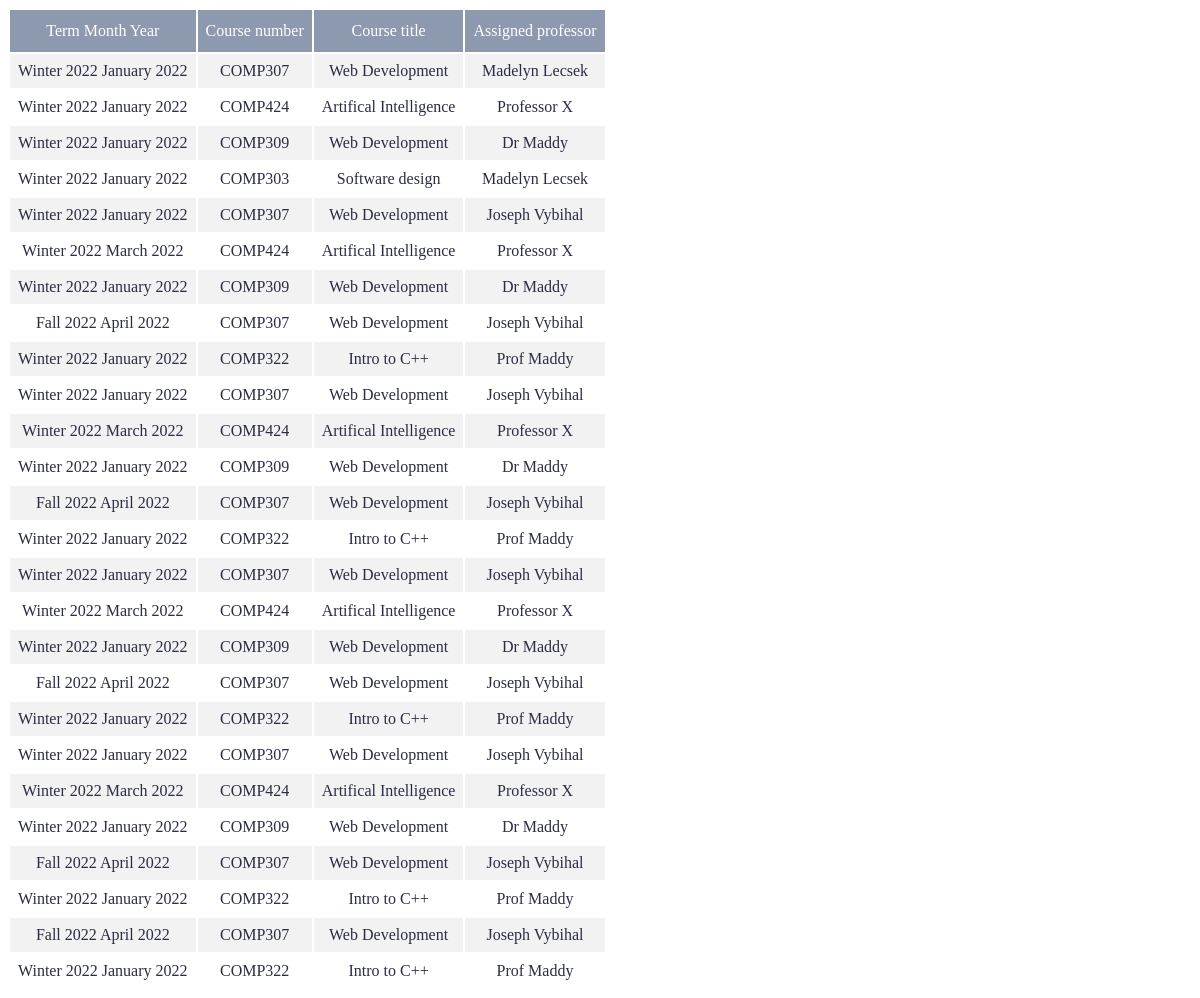
Before: /displayCoursesAndProfsTable.php with the older database file.
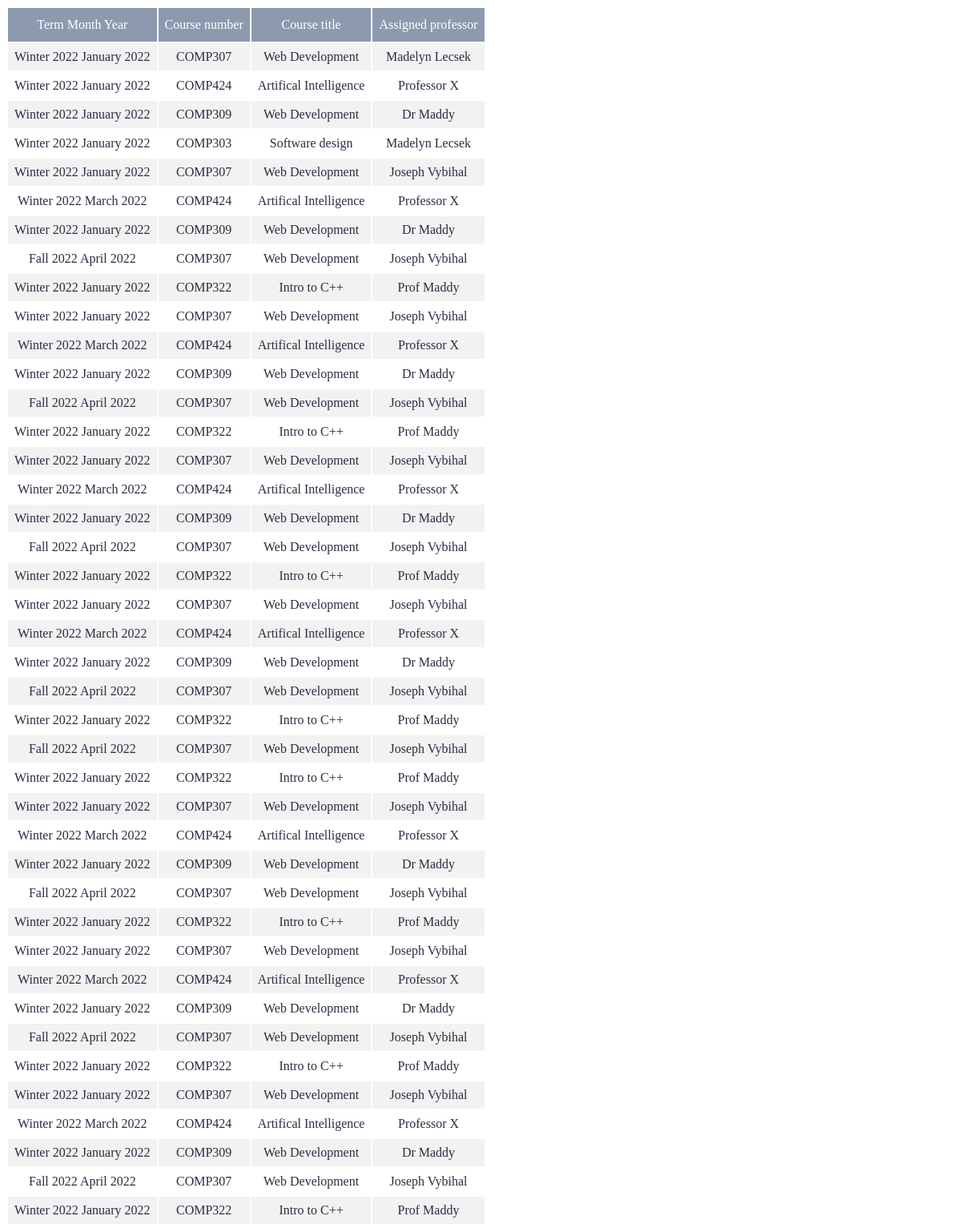
After: the same page with the newer database file.
### tables this page shows
CREATE TABLE "assignedProfs" (
	"term_month_year"	TEXT,
	"course_num"	TEXT,
	"course_name"	TEXT,
	"instructor_assigned_name"	TEXT
);

### displayCoursesAndProfsTable.php (the view, shortened to what this page needs)
<?php
    $db = new SQLite3("../STARboard.db", SQLITE3_OPEN_READWRITE);
    $query = $db->prepare('SELECT * FROM assignedProfs');
    $result = $query->execute();
    echo "<div class = 'report' >";
    echo "<table id='allTAReportTable'>";
    echo "<tr>";
    echo "<th>Term Month Year</th>";
    echo "<th>Course number</th>";
    echo "<th>Course title</th>";
    echo "<th>Assigned professor</th>";
    echo "</tr>";
    while ($row = $result->fetchArray(SQLITE3_ASSOC))
    {
        echo "<tr>";
        echo "<td>". $row['term_month_year'] . "</td>";
        echo "<td>". $row['course_num'] . "</td>";
        echo "<td>". $row['course_name'] . "</td>";
        echo "<td>". $row['instructor_assigned_name'] . "</td>";
        echo "</tr>";
    }
    echo "</table>";
    echo "</div>";
?>

### displayCoursesAndProfsTable.php (style rules this page uses)
.report { overflow-x: auto; }
#allTAReportTable td, #allTAReportTable th { padding: 8px; text-align: center; color: #2b2d42; }
#allTAReportTable tr:nth-child(even) { background-color: #f2f2f2; }
#allTAReportTable th { padding-top: 12px; padding-bottom: 12px; text-align: left; background-color: #8d99ae; color: white; text-align: center; font-weight: 400; }

Changed rows visible on the page:
added assignedprofs: term_month_year "Winter 2022 January 2022", course_num "COMP307", course_name "Web Development", instructor_assigned_name "Joseph Vybihal"
added assignedprofs: term_month_year "Winter 2022 March 2022", course_num "COMP424", course_name "Artifical Intelligence", instructor_assigned_name "Professor X"
added assignedprofs: term_month_year "Winter 2022 January 2022", course_num "COMP309", course_name "Web Development", instructor_assigned_name "Dr Maddy"
added assignedprofs: term_month_year "Fall 2022 April 2022", course_num "COMP307", course_name "Web Development", instructor_assigned_name "Joseph Vybihal"
added assignedprofs: term_month_year "Winter 2022 January 2022", course_num "COMP322", course_name "Intro to C++", instructor_assigned_name "Prof Maddy"
added assignedprofs: term_month_year "Winter 2022 January 2022", course_num "COMP307", course_name "Web Development", instructor_assigned_name "Joseph Vybihal"
added assignedprofs: term_month_year "Winter 2022 March 2022", course_num "COMP424", course_name "Artifical Intelligence", instructor_assigned_name "Professor X"
added assignedprofs: term_month_year "Winter 2022 January 2022", course_num "COMP309", course_name "Web Development", instructor_assigned_name "Dr Maddy"
added assignedprofs: term_month_year "Fall 2022 April 2022", course_num "COMP307", course_name "Web Development", instructor_assigned_name "Joseph Vybihal"
added assignedprofs: term_month_year "Winter 2022 January 2022", course_num "COMP322", course_name "Intro to C++", instructor_assigned_name "Prof Maddy"
added assignedprofs: term_month_year "Winter 2022 January 2022", course_num "COMP307", course_name "Web Development", instructor_assigned_name "Joseph Vybihal"
added assignedprofs: term_month_year "Winter 2022 March 2022", course_num "COMP424", course_name "Artifical Intelligence", instructor_assigned_name "Professor X"
added assignedprofs: term_month_year "Winter 2022 January 2022", course_num "COMP309", course_name "Web Development", instructor_assigned_name "Dr Maddy"
added assignedprofs: term_month_year "Fall 2022 April 2022", course_num "COMP307", course_name "Web Development", instructor_assigned_name "Joseph Vybihal"
added assignedprofs: term_month_year "Winter 2022 January 2022", course_num "COMP322", course_name "Intro to C++", instructor_assigned_name "Prof Maddy"
